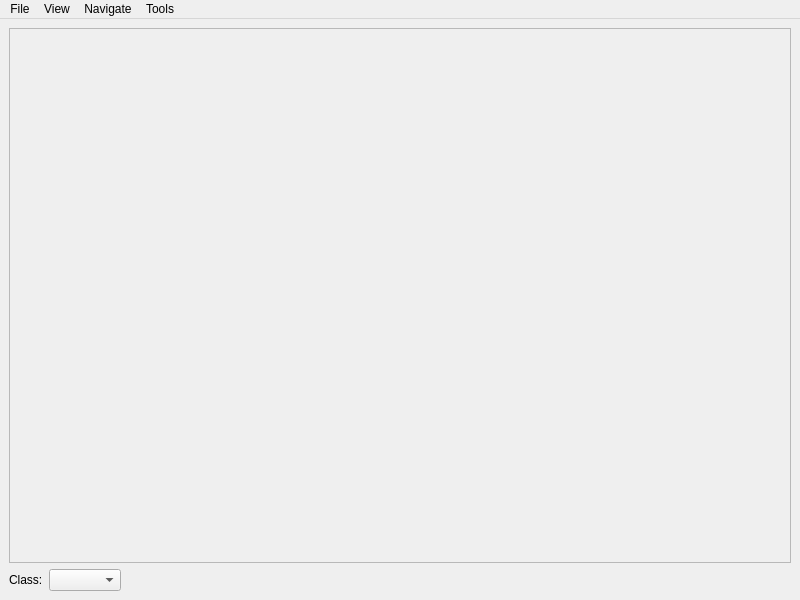
<?xml version="1.0" encoding="UTF-8"?>
<ui version="4.0">
 <class>MainWindow</class>
 <widget class="QMainWindow" name="MainWindow">
  <property name="geometry">
   <rect>
    <x>0</x>
    <y>0</y>
    <width>800</width>
    <height>600</height>
   </rect>
  </property>
  <property name="windowTitle">
   <string>PolySeg - Polygon Annotation Tool</string>
  </property>
  <widget class="QWidget" name="centralwidget">
   <layout class="QVBoxLayout" name="centralLayout">
    <item>
     <widget class="QScrollArea" name="scrollArea">
      <property name="widgetResizable">
       <bool>true</bool>
      </property>
      <widget class="QWidget" name="scrollAreaWidgetContents">
       <layout class="QVBoxLayout" name="verticalLayout_2">
        <item>
         <widget class="PolygonCanvas" name="label">
          <property name="text">
           <string/>
          </property>
          <property name="alignment">
           <set>Qt::AlignmentFlag::AlignCenter</set>
          </property>
         </widget>
        </item>
       </layout>
      </widget>
     </widget>
    </item>
    <item>
     <layout class="QHBoxLayout" name="horizontalLayout_classSelect">
      <item>
       <widget class="QLabel" name="label_class">
        <property name="text">
         <string>Class:</string>
        </property>
       </widget>
      </item>
      <item>
       <widget class="QComboBox" name="comboBox_classes"/>
      </item>
      <item>
       <spacer name="horizontalSpacer_bottom">
        <property name="orientation">
         <enum>Qt::Horizontal</enum>
        </property>
        <property name="sizeHint" stdset="0">
         <size>
          <width>40</width>
          <height>20</height>
         </size>
        </property>
       </spacer>
      </item>
     </layout>
    </item>
   </layout>
  </widget>
  <widget class="QMenuBar" name="menubar">
   <property name="geometry">
    <rect>
     <x>0</x>
     <y>0</y>
     <width>800</width>
     <height>22</height>
    </rect>
   </property>
   <widget class="QMenu" name="menuFile">
    <property name="title">
     <string>File</string>
    </property>
    <addaction name="actionNewProject"/>
    <addaction name="actionOpenProject"/>
    <addaction name="separator"/>
    <addaction name="actionOpenImage"/>
    <addaction name="actionOpenFolder"/>
    <addaction name="separator"/>
    <addaction name="actionSave"/>
    <addaction name="separator"/>
    <addaction name="actionExit"/>
   </widget>
   <widget class="QMenu" name="menuView">
    <property name="title">
     <string>View</string>
    </property>
    <addaction name="actionZoomIn"/>
    <addaction name="actionZoomOut"/>
    <addaction name="actionResetZoom"/>
    <addaction name="separator"/>
    <addaction name="actionManageClasses"/>
   </widget>
   <widget class="QMenu" name="menuNavigate">
    <property name="title">
     <string>Navigate</string>
    </property>
    <addaction name="actionNextImage"/>
    <addaction name="actionPreviousImage"/>
    <addaction name="separator"/>
    <addaction name="actionFirstImage"/>
    <addaction name="actionLastImage"/>
   </widget>
   <widget class="QMenu" name="menuTools">
    <property name="title">
     <string>Tools</string>
    </property>
    <addaction name="actionAutoDetect"/>
    <addaction name="actionBatchDetect"/>
    <addaction name="actionTrainModel"/>
    <addaction name="separator"/>
    <widget class="QMenu" name="menuReview">
     <property name="title">
      <string>Review</string>
     </property>
     <addaction name="actionApproveAnnotations"/>
     <addaction name="actionRejectAnnotations"/>
     <addaction name="separator"/>
     <addaction name="actionNextUnreviewed"/>
    </widget>
    <addaction name="menuReview"/>
    <addaction name="separator"/>
    <addaction name="actionConfigurePlugin"/>
   </widget>
   <addaction name="menuFile"/>
   <addaction name="menuView"/>
   <addaction name="menuNavigate"/>
   <addaction name="menuTools"/>
  </widget>

  <action name="actionOpenImage">
   <property name="text">
    <string>Open Image</string>
   </property>
   <property name="toolTip">
    <string>Open Image (Ctrl+O) - Load a single image</string>
   </property>
   <property name="shortcut">
    <string>Ctrl+O</string>
   </property>
  </action>
  <action name="actionOpenFolder">
   <property name="text">
    <string>Open Folder</string>
   </property>
   <property name="shortcut">
    <string>Ctrl+Shift+O</string>
   </property>
  </action>
  <action name="actionSave">
   <property name="text">
    <string>Save</string>
   </property>
   <property name="toolTip">
    <string>Save (Ctrl+S) - Save current annotations</string>
   </property>
   <property name="shortcut">
    <string>Ctrl+S</string>
   </property>
  </action>
  <action name="actionExit">
   <property name="text">
    <string>Exit</string>
   </property>
   <property name="shortcut">
    <string>Ctrl+Q</string>
   </property>
  </action>
  <action name="actionZoomIn">
   <property name="text">
    <string>Zoom In</string>
   </property>
   <property name="shortcut">
    <string>Ctrl+=</string>
   </property>
  </action>
  <action name="actionZoomOut">
   <property name="text">
    <string>Zoom Out</string>
   </property>
   <property name="shortcut">
    <string>Ctrl+-</string>
   </property>
  </action>
  <action name="actionResetZoom">
   <property name="text">
    <string>Reset Zoom</string>
   </property>
   <property name="shortcut">
    <string>Ctrl+0</string>
   </property>
  </action>
  <action name="actionManageClasses">
   <property name="text">
    <string>Manage Classes...</string>
   </property>
   <property name="toolTip">
    <string>Manage Classes (Ctrl+M) - Add, edit, or remove annotation classes</string>
   </property>
   <property name="shortcut">
    <string>Ctrl+M</string>
   </property>
  </action>
  <action name="actionAddClass">
   <property name="text">
    <string>Add Class</string>
   </property>
  </action>
  <action name="actionEditClass">
   <property name="text">
    <string>Edit Class</string>
   </property>
  </action>
  <action name="actionRemoveClass">
   <property name="text">
    <string>Remove Class</string>
   </property>
  </action>
  <action name="actionNewProject">
   <property name="text">
    <string>New Project...</string>
   </property>
   <property name="shortcut">
    <string>Ctrl+N</string>
   </property>
  </action>
  <action name="actionOpenProject">
   <property name="text">
    <string>Open Project...</string>
   </property>
   <property name="shortcut">
    <string>Ctrl+Shift+O</string>
   </property>
  </action>
  <action name="actionLoad">
   <property name="text">
    <string>Load</string>
   </property>
  </action>
  <action name="actionNextImage">
   <property name="text">
    <string>Next Image</string>
   </property>
   <property name="toolTip">
    <string>Next Image (Ctrl+Right) - Navigate to next image</string>
   </property>
   <property name="shortcut">
    <string>Ctrl+Right</string>
   </property>
  </action>
  <action name="actionPreviousImage">
   <property name="text">
    <string>Previous Image</string>
   </property>
   <property name="toolTip">
    <string>Previous Image (Ctrl+Left) - Navigate to previous image</string>
   </property>
   <property name="shortcut">
    <string>Ctrl+Left</string>
   </property>
  </action>
  <action name="actionFirstImage">
   <property name="text">
    <string>First Image</string>
   </property>
   <property name="shortcut">
    <string>Home</string>
   </property>
  </action>
  <action name="actionLastImage">
   <property name="text">
    <string>Last Image</string>
   </property>
   <property name="shortcut">
    <string>End</string>
   </property>
  </action>
  <action name="actionAutoDetect">
   <property name="text">
    <string>Auto Detect</string>
   </property>
   <property name="toolTip">
    <string>Auto Detect (Ctrl+D) - Generate polygons using AI</string>
   </property>
   <property name="shortcut">
    <string>Ctrl+D</string>
   </property>
  </action>
  <action name="actionBatchDetect">
   <property name="text">
    <string>Batch Detect All...</string>
   </property>
   <property name="toolTip">
    <string>Batch Detect All (Ctrl+Shift+D) - Run AI detection on all images</string>
   </property>
   <property name="shortcut">
    <string>Ctrl+Shift+D</string>
   </property>
  </action>
  <action name="actionTrainModel">
   <property name="text">
    <string>Train Model...</string>
   </property>
   <property name="toolTip">
    <string>Train Model - Train AI model with current annotations</string>
   </property>
  </action>
  <action name="actionConfigurePlugin">
   <property name="text">
    <string>Configure Plugin...</string>
   </property>
   <property name="toolTip">
    <string>Configure Plugin - Setup AI model settings</string>
   </property>
  </action>
  <action name="actionApproveAnnotations">
   <property name="text">
    <string>Approve &amp;&amp; Save</string>
   </property>
   <property name="toolTip">
    <string>Approve &amp; Save (Ctrl+Enter) - Approve AI detections and save</string>
   </property>
   <property name="shortcut">
    <string>Ctrl+Return</string>
   </property>
  </action>
  <action name="actionRejectAnnotations">
   <property name="text">
    <string>Reject &amp;&amp; Clear</string>
   </property>
   <property name="toolTip">
    <string>Reject &amp; Clear (Ctrl+Backspace) - Reject AI detections and clear canvas</string>
   </property>
   <property name="shortcut">
    <string>Ctrl+Backspace</string>
   </property>
  </action>
  <action name="actionNextUnreviewed">
   <property name="text">
    <string>Next Unreviewed</string>
   </property>
   <property name="toolTip">
    <string>Next Unreviewed (Ctrl+U) - Jump to next image pending review</string>
   </property>
   <property name="shortcut">
    <string>Ctrl+U</string>
   </property>
  </action>
 </widget>
  <customwidgets>
   <customwidget>
    <class>PolygonCanvas</class>
    <extends>QLabel</extends>
    <header>polygoncanvas.h</header>
  </customwidget>
 </customwidgets>
 <resources/>
 <connections/>
</ui>
